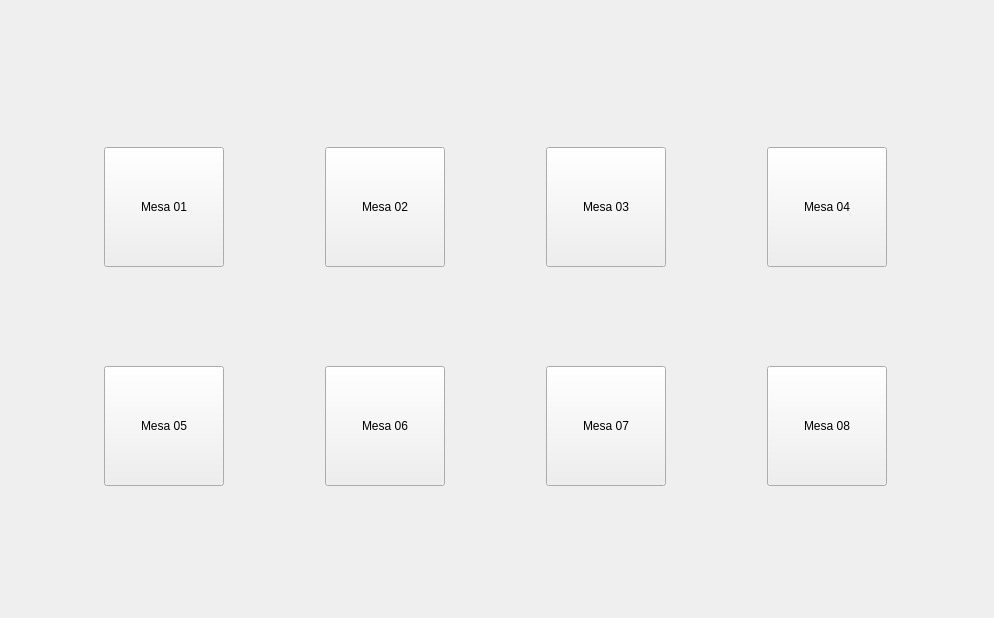
<?xml version="1.0" encoding="UTF-8"?>
<ui version="4.0">
 <class>MainWindow</class>
 <widget class="QMainWindow" name="MainWindow">
  <property name="geometry">
   <rect>
    <x>0</x>
    <y>0</y>
    <width>994</width>
    <height>618</height>
   </rect>
  </property>
  <property name="windowTitle">
   <string>MESAS</string>
  </property>
  <widget class="QWidget" name="centralwidget">
   <layout class="QVBoxLayout" name="verticalLayout">
    <property name="spacing">
     <number>0</number>
    </property>
    <property name="leftMargin">
     <number>0</number>
    </property>
    <property name="topMargin">
     <number>0</number>
    </property>
    <property name="rightMargin">
     <number>0</number>
    </property>
    <property name="bottomMargin">
     <number>0</number>
    </property>
    <item>
     <widget class="QWidget" name="widget" native="true">
      <property name="maximumSize">
       <size>
        <width>16777215</width>
        <height>45</height>
       </size>
      </property>
      <property name="styleSheet">
       <string notr="true"/>
      </property>
     </widget>
    </item>
    <item>
     <widget class="QWidget" name="widget_3" native="true">
      <property name="styleSheet">
       <string notr="true"/>
      </property>
      <layout class="QGridLayout" name="gridLayout">
       <item row="0" column="2">
        <widget class="QPushButton" name="Mesa_01">
         <property name="minimumSize">
          <size>
           <width>120</width>
           <height>120</height>
          </size>
         </property>
         <property name="maximumSize">
          <size>
           <width>120</width>
           <height>120</height>
          </size>
         </property>
         <property name="styleSheet">
          <string notr="true"/>
         </property>
         <property name="text">
          <string>Mesa 01</string>
         </property>
        </widget>
       </item>
       <item row="0" column="3">
        <widget class="QPushButton" name="Mesa_02">
         <property name="minimumSize">
          <size>
           <width>120</width>
           <height>120</height>
          </size>
         </property>
         <property name="maximumSize">
          <size>
           <width>120</width>
           <height>120</height>
          </size>
         </property>
         <property name="styleSheet">
          <string notr="true"/>
         </property>
         <property name="text">
          <string>Mesa 02</string>
         </property>
        </widget>
       </item>
       <item row="0" column="4">
        <widget class="QPushButton" name="Mesa_03">
         <property name="minimumSize">
          <size>
           <width>120</width>
           <height>120</height>
          </size>
         </property>
         <property name="maximumSize">
          <size>
           <width>120</width>
           <height>120</height>
          </size>
         </property>
         <property name="styleSheet">
          <string notr="true"/>
         </property>
         <property name="text">
          <string>Mesa 03</string>
         </property>
        </widget>
       </item>
       <item row="0" column="5">
        <widget class="QPushButton" name="Mesa_04">
         <property name="minimumSize">
          <size>
           <width>120</width>
           <height>120</height>
          </size>
         </property>
         <property name="maximumSize">
          <size>
           <width>120</width>
           <height>120</height>
          </size>
         </property>
         <property name="styleSheet">
          <string notr="true"/>
         </property>
         <property name="text">
          <string>Mesa 04</string>
         </property>
        </widget>
       </item>
       <item row="1" column="4">
        <widget class="QPushButton" name="Mesa_07">
         <property name="minimumSize">
          <size>
           <width>120</width>
           <height>120</height>
          </size>
         </property>
         <property name="maximumSize">
          <size>
           <width>120</width>
           <height>120</height>
          </size>
         </property>
         <property name="styleSheet">
          <string notr="true"/>
         </property>
         <property name="text">
          <string>Mesa 07</string>
         </property>
        </widget>
       </item>
       <item row="1" column="3">
        <widget class="QPushButton" name="Mesa_06">
         <property name="minimumSize">
          <size>
           <width>120</width>
           <height>120</height>
          </size>
         </property>
         <property name="maximumSize">
          <size>
           <width>120</width>
           <height>120</height>
          </size>
         </property>
         <property name="styleSheet">
          <string notr="true"/>
         </property>
         <property name="text">
          <string>Mesa 06</string>
         </property>
        </widget>
       </item>
       <item row="1" column="2">
        <widget class="QPushButton" name="Mesa_05">
         <property name="minimumSize">
          <size>
           <width>120</width>
           <height>120</height>
          </size>
         </property>
         <property name="maximumSize">
          <size>
           <width>120</width>
           <height>120</height>
          </size>
         </property>
         <property name="styleSheet">
          <string notr="true"/>
         </property>
         <property name="text">
          <string>Mesa 05</string>
         </property>
        </widget>
       </item>
       <item row="1" column="5">
        <widget class="QPushButton" name="Mesa_08">
         <property name="minimumSize">
          <size>
           <width>120</width>
           <height>120</height>
          </size>
         </property>
         <property name="maximumSize">
          <size>
           <width>120</width>
           <height>120</height>
          </size>
         </property>
         <property name="styleSheet">
          <string notr="true"/>
         </property>
         <property name="text">
          <string>Mesa 08</string>
         </property>
        </widget>
       </item>
      </layout>
     </widget>
    </item>
    <item>
     <widget class="QWidget" name="widget_2" native="true">
      <property name="maximumSize">
       <size>
        <width>16777215</width>
        <height>30</height>
       </size>
      </property>
      <property name="styleSheet">
       <string notr="true"/>
      </property>
     </widget>
    </item>
   </layout>
   <zorder>widget_3</zorder>
   <zorder>widget</zorder>
   <zorder>widget_2</zorder>
  </widget>
 </widget>
 <resources/>
 <connections/>
</ui>
